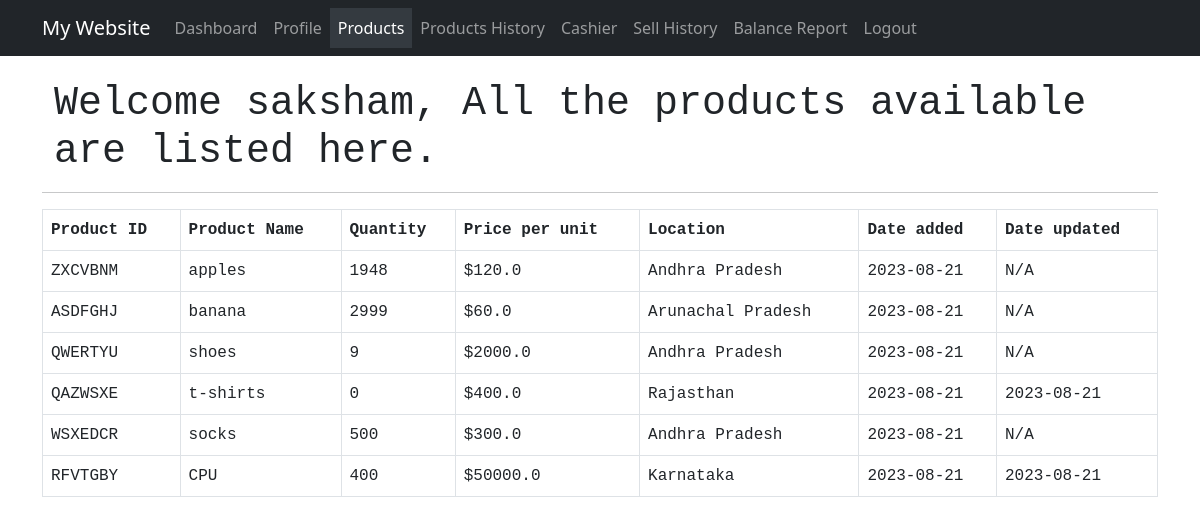
The page /products (signed in) on the database its author committed.
### app.py (models this page shows)
class User(db.Model):
    id = db.Column(db.Integer, primary_key=True)
    username = db.Column(db.String(255), nullable=False)
    email = db.Column(db.String(255), nullable=False, unique=True)
    password = db.Column(db.String(255), nullable=False)
    user_type = db.Column(db.String(20), nullable=False, default='regular')

class Product(db.Model):
    id = db.Column(db.Integer, primary_key=True)
    product_id = db.Column(db.String(255), nullable=False)
    product = db.Column(db.String(255), nullable=False)
    quantity = db.Column(db.Integer, nullable=False)
    price = db.Column(db.Float, nullable=False)
    location = db.Column(db.String(255), nullable=False)
    date_added = db.Column(db.String(255), nullable=False)
    date_updated = db.Column(db.String(255), nullable=True)

### app.py (the view)
@app.route('/products', methods=['GET'])
def products():
    user_id = session.get("user_id")
    if user_id:
        user = User.query.get(user_id)
        if user:
            all_products = Product.query.all()
            return render_template("products.html", username=user.username, products=all_products)
    flash("You are not logged in. Please log in to access your profile.", "error")
    return redirect(url_for('login'))

### templates/products.html (shortened to what this page needs)
{% extends "base.html" %}
{% block content %}
<div class="content">
<div style="position: relative; z-index: 0;">
    <div class="container mt-4">
        <h1>Welcome {{username}}, All the products available are listed here. </h1>
    </div>
    <hr>
    <section class="mb-4 content-container">
        <div class="table-responsive">
            <table class="table table-bordered">
                <thead>
                    <tr>
                        <th>Product ID</th>
                        <th>Product Name</th>
                        <th>Quantity</th>
                        <th>Price per unit</th>
                        <th>Location</th>
                        <th>Date added</th>
                        <th>Date updated</th>
                    </tr>
                </thead>
                <tbody>
                    {% for product in products %}
                        <tr>
                            <td>{{ product.product_id }}</td>
                            <td>{{ product.product }}</td>
                            <td>{{ product.quantity }}</td>
                            <td>${{ product.price }}</td>
                            <td>{{ product.location }}</td>
                            <td>{{ product.date_added }}</td>
                            <td>{{ product.date_updated }}</td>
                        </tr>
                    {% endfor %}
                </tbody>
            </table>
        </div>
    </section>
</div>
</div>
{% endblock %}

### rows shown on the page
User: username "saksham"
Product: product_id "ZXCVBNM", product "apples", quantity "1948", price "120.0", location "Andhra Pradesh", date_added "2023-08-21", date_updated "N/A"
Product: product_id "ASDFGHJ", product "banana", quantity "2999", price "60.0", location "Arunachal Pradesh", date_added "2023-08-21", date_updated "N/A"
Product: product_id "QWERTYU", product "shoes", quantity "9", price "2000.0", location "Andhra Pradesh", date_added "2023-08-21", date_updated "N/A"
Product: product_id "QAZWSXE", product "t-shirts", quantity "0", price "400.0", location "Rajasthan", date_added "2023-08-21", date_updated "2023-08-21"
Product: product_id "WSXEDCR", product "socks", quantity "500", price "300.0", location "Andhra Pradesh", date_added "2023-08-21", date_updated "N/A"
Product: product_id "RFVTGBY", product "CPU", quantity "400", price "50000.0", location "Karnataka", date_added "2023-08-21", date_updated "2023-08-21"
